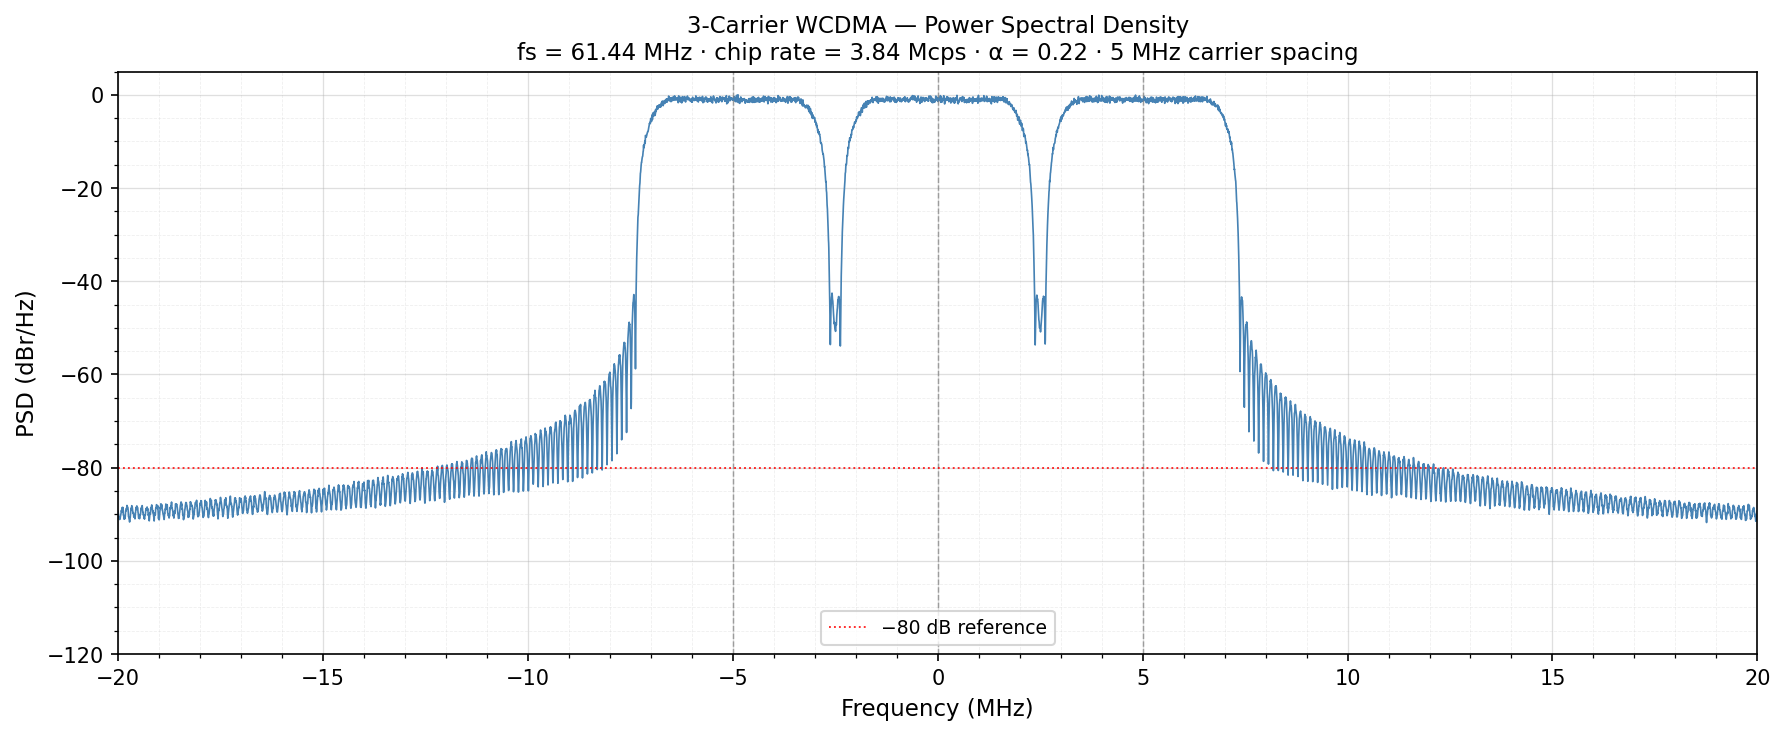

The script that saved this image:
"""
wcdma_psd.py — 3-carrier WCDMA signal generation and PSD plot.

Generates a baseband complex I/Q signal comprising three adjacent WCDMA
carriers (−5, 0, +5 MHz), each RRC pulse-shaped at 3.84 Mcps with α=0.22.
The PSD is estimated via Welch's method with a Blackman-Harris window to
achieve ≥80 dB passband-to-stopband separation.
"""

import numpy as np
import scipy.signal
import matplotlib.pyplot as plt
from types import SimpleNamespace


# ---------------------------------------------------------------------------
# Parameters
# ---------------------------------------------------------------------------

def build_params() -> SimpleNamespace:
    chip_rate  = 3.84e6          # WCDMA chip rate (chips/s)
    sps        = 16              # samples per chip  →  fs = 61.44 MHz
    fs         = chip_rate * sps # 61.44 MHz sample rate
    rolloff    = 0.22            # RRC roll-off factor (WCDMA standard)
    rrc_spans  = 32              # RRC filter length in chip-periods (each side)
    n_chips    = 65536           # chips per carrier  →  2^16 = 1 048 576 samples
    carrier_offsets = [-5e6, 0.0, 5e6]  # Hz; standard 5 MHz adjacent spacing

    # Welch PSD parameters
    N_fft    = 16384   # FFT length  →  3.75 kHz/bin
    noverlap = 12288   # 75 % overlap  →  K ≈ 253 segments

    return SimpleNamespace(**locals())


# ---------------------------------------------------------------------------
# RRC filter
# ---------------------------------------------------------------------------

def make_rrc_taps(num_taps: int, sps: int, rolloff: float) -> np.ndarray:
    """Return a (num_taps,) real RRC impulse response, normalised to unit DC gain."""
    alpha = rolloff
    n     = np.arange(num_taps) - (num_taps - 1) / 2   # centred time index
    t     = n / sps                                      # time in chip periods
    h     = np.zeros(num_taps)

    for i, (ti, ni) in enumerate(zip(t, n)):
        if ti == 0.0:
            h[i] = (1.0 / sps) * (1.0 - alpha + 4.0 * alpha / np.pi)
        elif alpha != 0.0 and abs(ti) == 1.0 / (4.0 * alpha):
            h[i] = (alpha / (sps * np.sqrt(2.0))) * (
                (1.0 + 2.0 / np.pi) * np.sin(np.pi / (4.0 * alpha))
                + (1.0 - 2.0 / np.pi) * np.cos(np.pi / (4.0 * alpha))
            )
        else:
            numerator   = (np.sin(np.pi * ti * (1.0 - alpha))
                           + 4.0 * alpha * ti * np.cos(np.pi * ti * (1.0 + alpha)))
            denominator = np.pi * ti * (1.0 - (4.0 * alpha * ti) ** 2)
            h[i] = (1.0 / sps) * numerator / denominator

    # Normalise to unit DC gain
    dc = np.sum(h)
    if dc != 0.0:
        h /= dc
    return h


# ---------------------------------------------------------------------------
# Single carrier
# ---------------------------------------------------------------------------

def make_carrier(
    n_chips: int,
    sps: int,
    rolloff: float,
    rrc_spans: int,
    rng: np.random.Generator,
) -> np.ndarray:
    """Return one RRC-shaped WCDMA carrier at baseband (length = n_chips * sps)."""
    n_chips_gen = n_chips + rrc_spans       # extra chips absorb filter transients

    # QPSK symbols: independent I and Q drawn from {−1, +1}
    I = rng.choice([-1.0, 1.0], size=n_chips_gen)
    Q = rng.choice([-1.0, 1.0], size=n_chips_gen)
    symbols = (I + 1j * Q) / np.sqrt(2.0)  # unit average power

    # Upsample by sps (insert sps−1 zeros between chips)
    upsampled = np.zeros(n_chips_gen * sps, dtype=complex)
    upsampled[::sps] = symbols

    # RRC pulse-shape
    num_taps = rrc_spans * sps + 1
    h = make_rrc_taps(num_taps, sps, rolloff)
    filtered = np.convolve(upsampled, h, mode='full')

    # Trim filter transient: discard rrc_spans*sps//2 samples from each end
    trim = rrc_spans * sps // 2
    carrier = filtered[trim: trim + n_chips * sps]
    assert len(carrier) == n_chips * sps
    return carrier


# ---------------------------------------------------------------------------
# 3-carrier composite signal
# ---------------------------------------------------------------------------

def make_wcdma_signal(params: SimpleNamespace, rng: np.random.Generator) -> np.ndarray:
    """Return a 3-carrier WCDMA composite baseband signal."""
    N = params.n_chips * params.sps
    t = np.arange(N) / params.fs
    composite = np.zeros(N, dtype=complex)

    for f_offset in params.carrier_offsets:
        carrier = make_carrier(
            params.n_chips, params.sps, params.rolloff, params.rrc_spans, rng
        )
        # Frequency-shift to carrier centre
        carrier *= np.exp(2j * np.pi * f_offset * t)
        composite += carrier

    return composite


# ---------------------------------------------------------------------------
# PSD estimation
# ---------------------------------------------------------------------------

def estimate_psd(
    signal: np.ndarray, params: SimpleNamespace
) -> tuple[np.ndarray, np.ndarray]:
    """Return (freqs_Hz, psd_dBr) using Welch + Blackman-Harris window."""
    f, Pxx = scipy.signal.welch(
        signal,
        fs=params.fs,
        window='blackmanharris',
        nperseg=params.N_fft,
        noverlap=params.noverlap,
        nfft=params.N_fft,
        detrend=False,
        return_onesided=False,   # complex input → two-sided spectrum
        scaling='density',
        average='mean',
    )

    # Convert to dB, guard against log(0)
    psd_db = 10.0 * np.log10(Pxx + 1e-20)

    # Normalise so passband peak is 0 dBr
    psd_db -= psd_db.max()

    # Re-order from [0 … fs/2, −fs/2 … 0) to [−fs/2 … +fs/2)
    f      = np.fft.fftshift(f)
    psd_db = np.fft.fftshift(psd_db)

    return f, psd_db


# ---------------------------------------------------------------------------
# Plot
# ---------------------------------------------------------------------------

def plot_psd(freqs: np.ndarray, psd_db: np.ndarray, params: SimpleNamespace) -> None:
    """Publication-quality PSD plot; saves wcdma_psd.png."""
    fig, ax = plt.subplots(figsize=(12, 5), dpi=150)

    ax.plot(freqs / 1e6, psd_db, linewidth=0.8, color='steelblue')

    # Carrier centre markers
    for fc_mhz in [-5, 0, 5]:
        ax.axvline(fc_mhz, color='grey', linestyle='--', linewidth=0.7, alpha=0.7)

    # 80 dB reference line
    ax.axhline(-80, color='red', linestyle=':', linewidth=0.9, alpha=0.85,
               label='−80 dB reference')

    ax.set_xlim(-20, 20)
    ax.set_ylim(-120, 5)
    ax.set_xlabel('Frequency (MHz)', fontsize=11)
    ax.set_ylabel('PSD (dBr/Hz)', fontsize=11)
    ax.set_title(
        '3-Carrier WCDMA — Power Spectral Density\n'
        'fs = 61.44 MHz · chip rate = 3.84 Mcps · α = 0.22 · 5 MHz carrier spacing',
        fontsize=11,
    )

    ax.grid(True, which='major', linestyle='-',  alpha=0.4, linewidth=0.6)
    ax.grid(True, which='minor', linestyle='--', alpha=0.2, linewidth=0.4)
    ax.minorticks_on()
    ax.legend(loc='lower center', fontsize=9)

    plt.tight_layout()
    plt.savefig('wcdma_psd.png', dpi=150, bbox_inches='tight')
    print("Plot saved to wcdma_psd.png")
    plt.show()


# ---------------------------------------------------------------------------
# Main
# ---------------------------------------------------------------------------

def main() -> None:
    params = build_params()
    rng    = np.random.default_rng(42)   # fixed seed → reproducible

    print(f"Generating 3-carrier WCDMA signal "
          f"({params.n_chips * params.sps:,} samples @ {params.fs/1e6:.2f} MHz) ...")
    signal = make_wcdma_signal(params, rng)

    print("Estimating PSD (Welch / Blackman-Harris) ...")
    freqs, psd_db = estimate_psd(signal, params)

    # Programmatic 80 dB verification
    passband_mask  = np.abs(freqs) < 1.92e6           # centre carrier passband
    stopband_mask  = np.abs(freqs) > 8e6              # clear of all 3 carriers
    pb_peak = psd_db[passband_mask].max()
    sb_max  = psd_db[stopband_mask].max()
    ratio   = pb_peak - sb_max
    print(f"Passband peak : {pb_peak:.1f} dBr")
    print(f"Stopband max  : {sb_max:.1f} dBr  (|f| > 8 MHz)")
    print(f"Passband-to-stopband ratio : {ratio:.1f} dB  "
          f"({'PASS' if ratio >= 80 else 'FAIL'} — target ≥ 80 dB)")

    plot_psd(freqs, psd_db, params)


if __name__ == '__main__':
    main()
